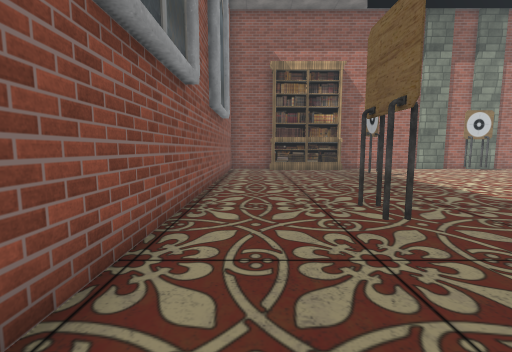
View 1 (above)

16 first-person views from a walk through a scene from a Unity 3-D project. The camera is 1.2 m above the floor, tilts 6° down and sees 90° across. The floor is counted in squares, 1 m on a side. Each view is taken from the middle of a square. On the plan, view 1 faces up. The plan holds only what a view shows up to about 12 squares ahead; the rest is blank. The place goes on beyond the plan. The player is left out. Some animated figures are left out. Some surface patterns are stand-ins.

View 2
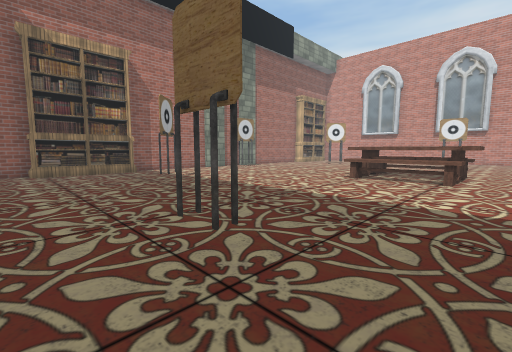

View 3
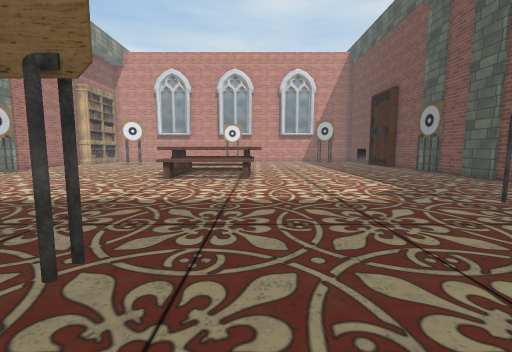

View 4
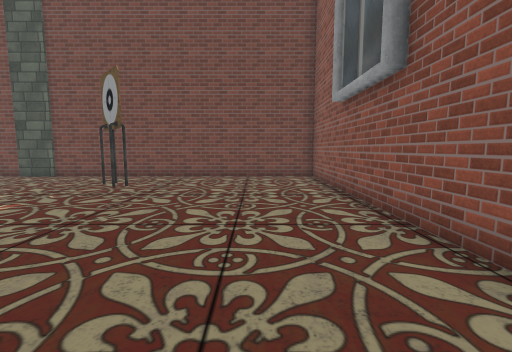

View 5
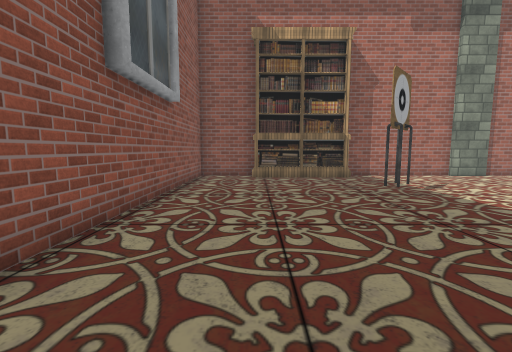

View 6
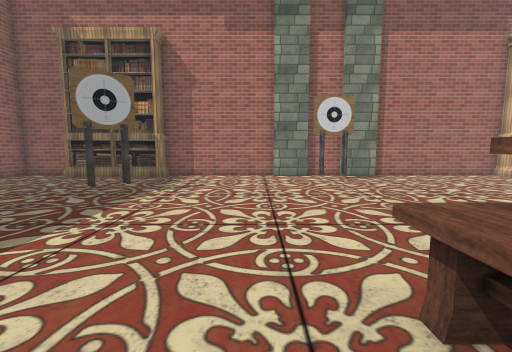

View 7
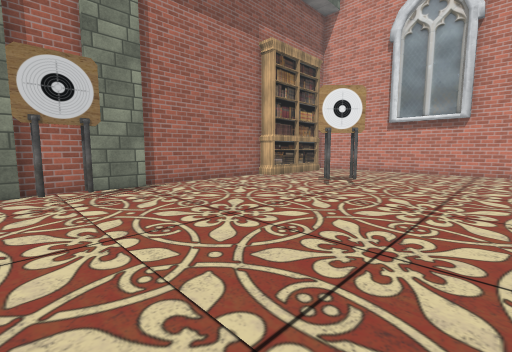

View 8
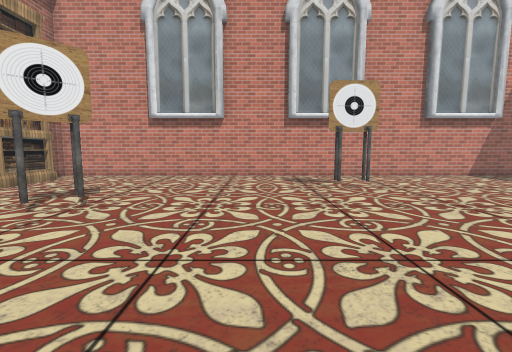

View 9
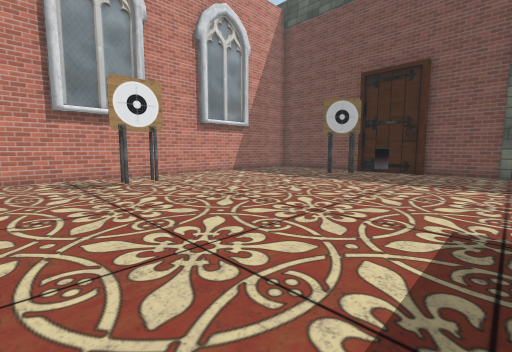

View 10
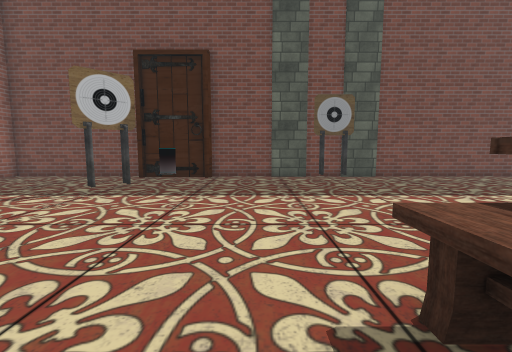

View 11
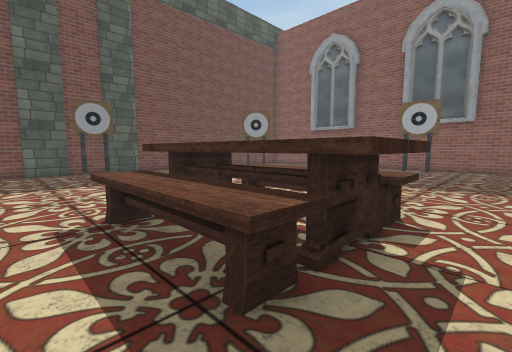

View 12
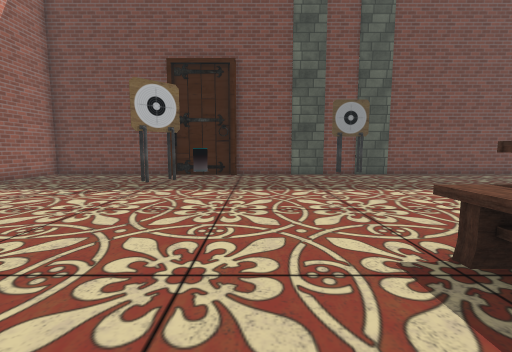

View 13
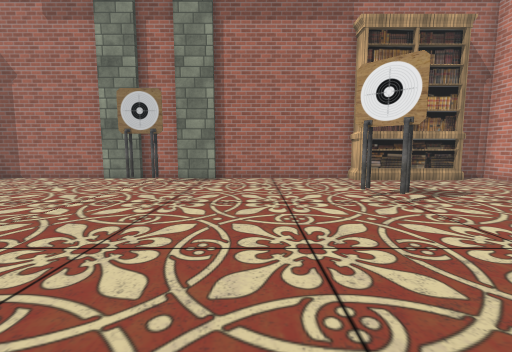

View 14
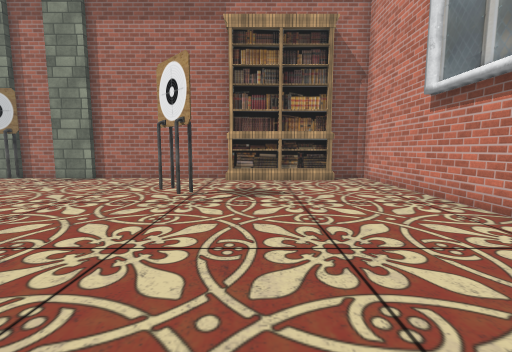

View 15
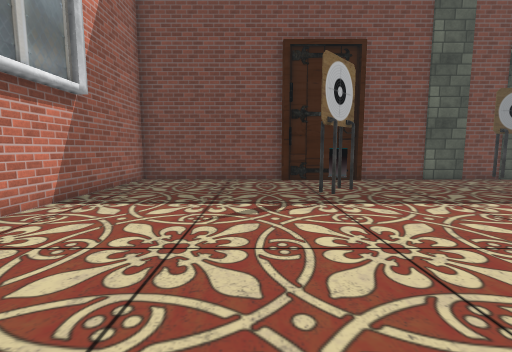

View 16
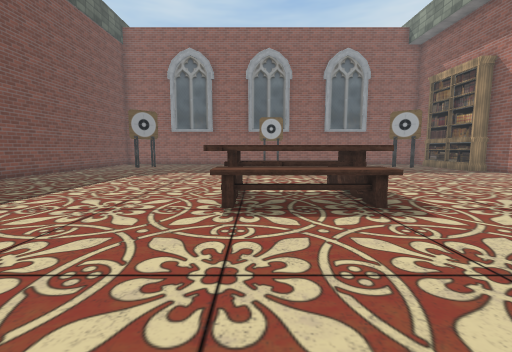

### Floor plan
Points are (right, up) in squares from view 1. A wall is a line through its corners. A room is listed if a view was taken in it or the views show most of it. See-through windows are left out.
Room 1 (views 1, 2, 3, 4, 5, 6, 7, 8, 9, 10, 11, 12, 13, 14, 15, 16)
walls: (2.2, 4.3) (1.8, 4.5); (11.4, 15.4) (9.8, 15.4); (12.9, 15.6) (11.2, 15.6); (14.4, 15.4) (12.8, 15.4); (9.9, 15.6) (5.4, 15.6); (16.9, -6.9) (19.9, -6.9); (19.5, 15.6) (14.2, 15.6); (19.9, -7.2) (25.5, -7.2) (25.5, 15.6) (24.4, 15.6); (0.5, 15.6) (-1.5, 15.6) (-1.5, -7.2) (16.9, -7.2)
objects: bookshelf (1, 15) to (5, 16); other object (5, -3); other object (5, 11); other object (10, 2) to (14, 6); other object (18, -6) to (18, -5); other object (19, -3); other object (19, 11); bookshelf (20, 15) to (24, 16)

Positions as (right, up) in squares from view 1, and headings:
1: (0, 0), facing up
2: (0, 1), facing up-right
3: (0, 2), facing right
4: (1, 4), facing down
5: (1, 4), facing up
6: (9, 4), facing up
7: (11, 7), facing up-right
8: (14, 7), facing right
9: (14, 7), facing down-right
10: (15, 4), facing down
11: (15, 7), facing down-left
12: (16, 5), facing down
13: (16, 5), facing up
14: (21, 5), facing up
15: (21, 3), facing down
16: (19, 3), facing left
